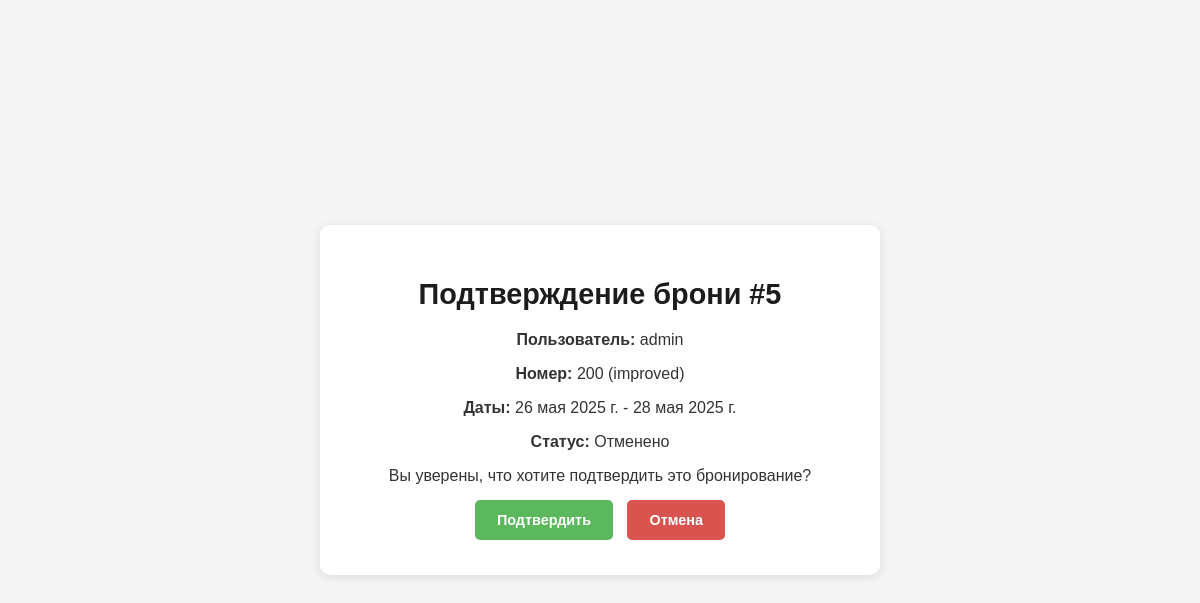
Page /booking/confirm/5/ (signed in) on the committed database.
### booking/models.py (models this page shows, shortened)
class Booking(models.Model):
    STATUS_CHOICES = [
        ('pending', 'Ожидает подтверждения'),
        ('confirmed', 'Подтверждено'),
        ('cancelled', 'Отменено'),
    ]
    user = models.ForeignKey(User, on_delete=models.CASCADE, verbose_name="Пользователь")
    room = models.ForeignKey(Room, on_delete=models.CASCADE, verbose_name="Номер")
    check_in_date = models.DateField(verbose_name="Дата заезда")
    check_out_date = models.DateField(verbose_name="Дата выезда")
    total_price = models.DecimalField(max_digits=10, decimal_places=2, verbose_name="Итоговая стоимость")
    status = models.CharField(max_length=20, choices=STATUS_CHOICES, default='pending', verbose_name="Статус")
    created_at = models.DateTimeField(auto_now_add=True, verbose_name="Дата создания")
    guest_count = models.PositiveIntegerField(verbose_name="Количество гостей")
    special_requests = models.TextField(blank=True, null=True, verbose_name="Особые пожелания")
    class Meta:
        verbose_name = "Бронирование"
        verbose_name_plural = "Бронирования"

class Room(models.Model):
    room_number = models.CharField(max_length=10, unique=True, verbose_name="Номер комнаты")
    room_type = models.ForeignKey(RoomType, on_delete=models.CASCADE, verbose_name="Тип номера")
    price_per_night = models.DecimalField(max_digits=10, decimal_places=2, verbose_name="Цена за ночь")
    capacity = models.PositiveIntegerField(verbose_name="Вместимость")
    description = models.TextField(verbose_name="Описание")
    is_available = models.BooleanField(default=True, verbose_name="Доступен")
    image = models.ImageField(upload_to='rooms/', blank=True, null=True, verbose_name="Изображение номера")
    class Meta:
        verbose_name = "Номер"
        verbose_name_plural = "Номера"

class RoomType(models.Model):
    name = models.CharField(max_length=100, verbose_name="Название типа номера")
    description = models.TextField(verbose_name="Описание")
    base_price = models.DecimalField(max_digits=10, decimal_places=2, verbose_name="Базовая цена за ночь")
    capacity = models.PositiveIntegerField(verbose_name="Вместимость")
    image = models.ImageField(upload_to='room_types/', blank=True, null=True, verbose_name="Изображение типа номера")
    class Meta:
        verbose_name = "Тип номера"
        verbose_name_plural = "Типы номеров"

### booking/views.py (the view, shortened to what this page needs)
# urls.py: path('booking/confirm/<int:booking_id>/', views.confirm_booking, name='confirm_booking'),
@staff_member_required
def confirm_booking(request, booking_id):
    booking = get_object_or_404(Booking, id=booking_id)
    return render(request, 'confirm_booking.html', {'booking': booking})

### booking/templates/confirm_booking.html (shortened to what this page needs)
<!DOCTYPE html>
<html lang="ru">
<head>
</head>
<body>
    <div class="confirm-container">
        <h2>Подтверждение брони #{{ booking.id }}</h2>
        <p><strong>Пользователь:</strong> {{ booking.user.username }}</p>
        <p><strong>Номер:</strong> {{ booking.room.room_number }} ({{ booking.room.room_type.name }})</p>
        <p><strong>Даты:</strong> {{ booking.check_in_date }} - {{ booking.check_out_date }}</p>
        <p><strong>Статус:</strong> {{ booking.get_status_display }}</p>
        <p>Вы уверены, что хотите подтвердить это бронирование?</p>
        <form method="post">
            <button type="submit" class="btn confirm-btn">Подтвердить</button>
            <a href="{% url 'admin:booking_booking_changelist' %}" class="btn cancel-btn">Отмена</a>
        </form>
    </div>
</body>
</html>

### booking/templates/confirm_booking.html (style rules this page uses)
body { font-family: 'Montserrat', sans-serif; background-color: #F4F4F4; color: #1C1C1C; display: flex; justify-content: center; align-items: center; height: 100vh; margin: 0; }
.confirm-container { background-color: #fff; padding: 30px; border-radius: 10px; box-shadow: 0 2px 10px rgba(0,0,0,0.1); text-align: center; max-width: 500px; width: 100%; }
h2 { font-size: 1.8em; margin-bottom: 20px; }
p { font-size: 1em; margin-bottom: 10px; color: #333; }
.btn { padding: 10px 20px; border-radius: 5px; text-decoration: none; font-weight: 600; font-size: 0.9em; margin: 5px; display: inline-block; }
.confirm-btn { background-color: #5cb85c; color: #fff; border: 2px solid #5cb85c; }
.cancel-btn { background-color: #d9534f; color: #fff; border: 2px solid #d9534f; }

### rows in the picture
Booking: id "5", user.username "admin", room.room_number "200", room.room_type.name "improved", check_in_date "26 мая 2025 г.", check_out_date "28 мая 2025 г.", status "Отменено"
